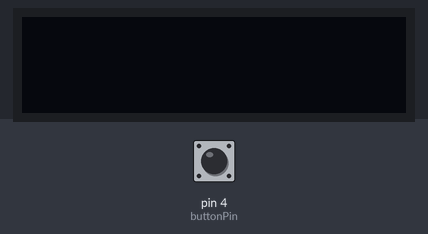
Simulated run of this sketch. Board: Arduino Uno, built with avr-gcc and run on an emulated ATmega328P. On the bench: 128×32 one-colour display. The test bench sets the inputs (shaded band); at power-on: pin 4 (buttonPin) HIGH. The display library's start-up logo is not drawn.

Above: at 2.2 s.
2.3 s: pin 4 (buttonPin) pulled LOW for 0.15 s
At 3.0 s:
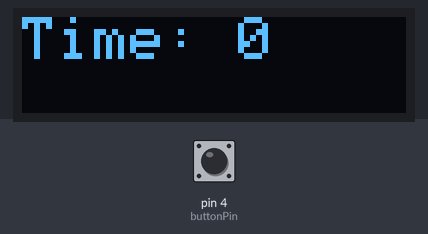
At 4.3 s:
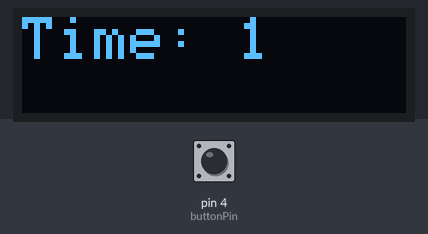
Timing chart, 0 to 5.8 s (numbered marks = the images above; inputs shaded):
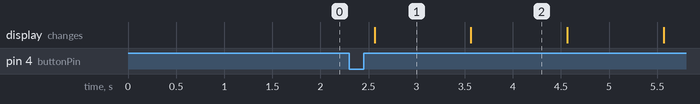

The sketch:

Stopwatch.ino
```cpp
#include <SPI.h>
#include <Wire.h>
#include <Adafruit_GFX.h>
#include <Adafruit_SSD1306.h>

#define SCREEN_WIDTH 128   // OLED display width, in pixels
#define SCREEN_HEIGHT 32   // OLED display height, in pixels
#define OLED_RESET    -1  // Reset pin # (or -1 if sharing Arduino reset pin)
Adafruit_SSD1306 display(SCREEN_WIDTH, SCREEN_HEIGHT, &Wire, OLED_RESET);


int buttonPin = 4;       //Initialize buttonPin to Pull-up resistor Pin
int value;               //Declare value as global
int flag;        //check the number of times button has been pushed(delete)

unsigned long starttime, endtime, new_time;

void setup() {
  pinMode(4, INPUT_PULLUP);                     //Set pin 4 as pull-up resistor
  Serial.begin(9600);                           //Serial communication
  set_Display();
}

void loop() {

  if (checkButton()) {
    display.clearDisplay();
    display.setCursor(0, 0);
    display.print("Time: ");
    display.print(new_time / 1000L);
    display.display();
    delay(150);
  }

}

//Function checks if the button was pressed
boolean checkButton() {

  if (!digitalRead(buttonPin)) {     // Off unless button is pressed
    ++flag;                          //delete
    delay(250);                      //delay by 1/8 of a second for processing time
    value++;                         // set value to 1
    if (flag == 1) {
      starttime =  millis();          //start time when button is pressed
    }

    if (!(value % 2)) {              //check if button was presse again, else remain in state
                                      // in prior state
      value = 0;                     //Set value to 0
      endtime += millis() - starttime; //end time
      flag = 0;                       //reset times_pushed
    }
    return true;
  }
  else {

    if (value == 1) {
      display.clearDisplay();
      display.setCursor(0, 0);
      new_time = millis() - starttime + endtime;                //stores the seconds incremented
      display.print("Time: ");
      display.print(new_time / 1000L);
      display.display();
    }
    return false;                     //Return false if button is not pressed
  }
}


void set_Display() {
  //Set up OLED display for printing to Display
  // SSD1306_SWITCHCAPVCC = generate display voltage from 3.3V internally
  if (!display.begin(SSD1306_SWITCHCAPVCC, 0x3C)) { // Address 0x3C for 128x32
    Serial.println(F("SSD1306 allocation failed"));
    for (;;); // Don't proceed, loop forever
  }

  // Show initial display buffer contents on the screen --
  // the library initializes this with an Adafruit splash screen.
  display.display();
  delay(1000);                  // Pause for 1 seconds
  display.clearDisplay();       // Clear the buffer

  display.setTextSize(2);        // 2x pixel scale
  display.setTextColor(WHITE);   // Draw white text
  display.setCursor(0, 0);       // Start at top-left corner
  display.cp437(true);           // Use full 256 char 'Code Page 437' font
}
```

Measured:
- after the input at 2.3 s, the display: changes after 0.26 s (image 1)
- what the display in image 1 shows lasts 1.0 s, from 2.6 s to 3.6 s
